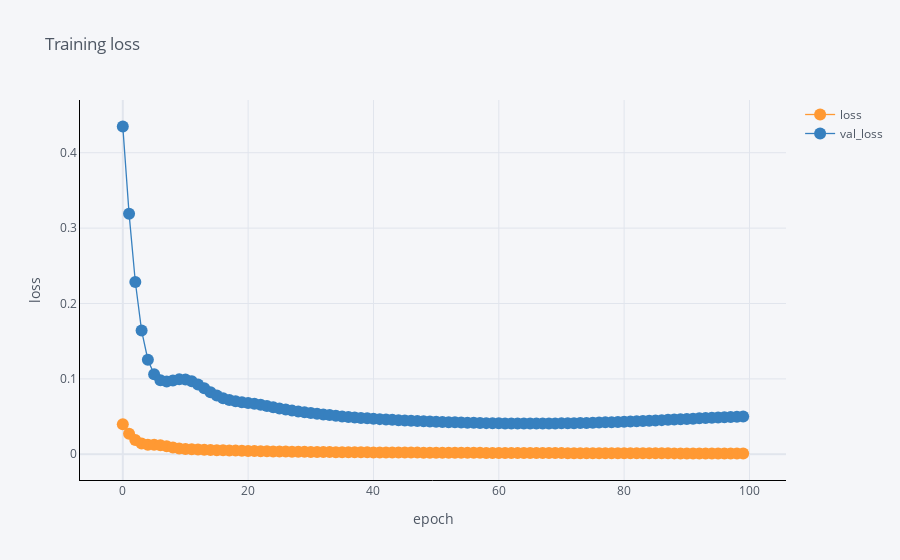

The code cell stored with this chart in its notebook:
### Code cell
df[['epoch', 'loss', 'val_loss']].iplot(
    x='epoch',
    mode='lines+markers',
    xTitle='epoch',
    yTitle='loss', 
    title='Training loss',
    linecolor='black',
)
